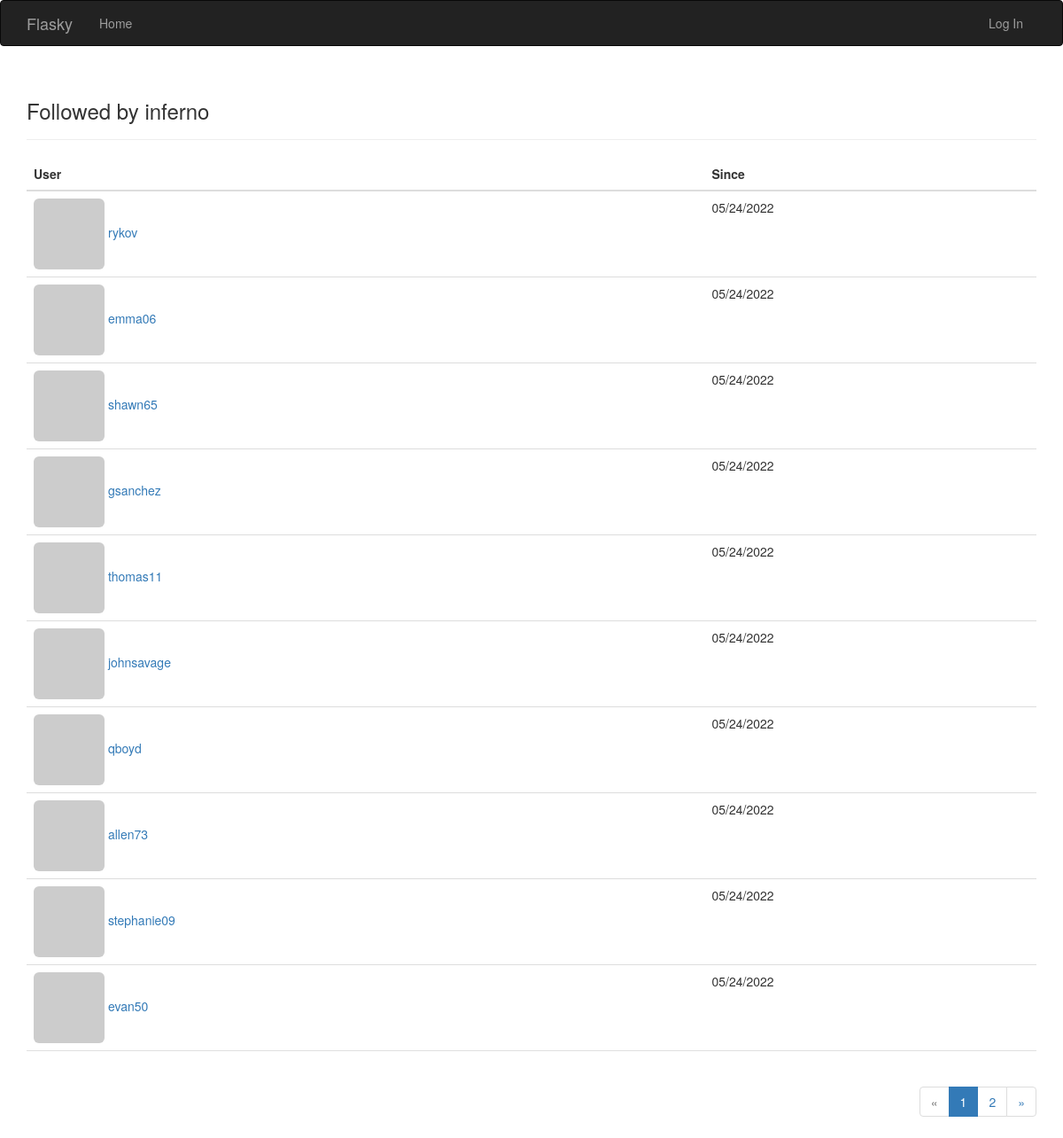
The page /followed_by/inferno on the database its author committed.
### app/models.py (models this page shows, shortened)
class User(UserMixin, db.Model):
    __tablename__ = 'users'
    id = db.Column(db.Integer, primary_key=True)
    email = db.Column(db.String(64), unique=True, index=True)
    username = db.Column(db.String(64), unique=True, index=True)
    password_hash = db.Column(db.String(128))
    role_id = db.Column(db.Integer, db.ForeignKey('roles.id'))
    confirmed = db.Column(db.Boolean, default=False)
    name = db.Column(db.String(64))
    location = db.Column(db.String(64))
    about_me = db.Column(db.Text())
    member_since = db.Column(db.DateTime(), default=datetime.utcnow)
    last_seen = db.Column(db.DateTime(), default=datetime.utcnow)
    avatar_hash = db.Column(db.String(32))
    posts = db.relationship('Post', backref='author', lazy='dynamic')
    followed = db.relationship('Follow',
                               foreign_keys=[Follow.follower_id],
                               backref=db.backref('follower', lazy='joined'),
                               lazy='dynamic',
                               cascade='all, delete-orphan')
    followers = db.relationship('Follow',
                                foreign_keys=[Follow.followed_id],
                                backref=db.backref('followed', lazy='joined'),
                                lazy='dynamic',
                                cascade='all, delete-orphan')
    @property
    def password(self):
        raise AttributeError('password is not a readable attribute')
    def gravatar(self, size=100, default='identicon', rating='g'):
        if request.is_secure:
            url = 'https://secure.gravatar.com/avatar'
        else:
            url = 'http://secure.gravatar.com/avatar'
        hash = hashlib.md5(self.email.lower().encode('utf-8')).hexdigest()
        return f'{url}/{hash}?s={size}&d={default}&r={rating}'

class Follow(db.Model):
    __tablename__ = 'follows'
    follower_id = db.Column(db.Integer, db.ForeignKey('users.id'),
                            primary_key=True)
    followed_id = db.Column(db.Integer, db.ForeignKey('users.id'),
                            primary_key=True)
    timestamp = db.Column(db.DateTime, default=datetime.utcnow)

### app/main/views.py (the view)
@main.route('/followed_by/<username>')
def followed_by(username):
    user = User.query.filter_by(username=username).first()
    if user is None:
        flash('Invalid user.')
        return redirect(url_for('.index'))
    page = request.args.get('page', 1, type=int)
    pagination = user.followed.paginate(
        page, per_page=current_app.config['FLASKY_FOLLOWERS_PER_PAGE'],
        error_out=False)
    follows = [{'user': item.followed, 'timestamp': item.timestamp}
               for item in pagination.items]
    return render_template('followers.html', user=user, title='Followed by',
                           endpoint='.followed_by', pagination=pagination,
                           follows=follows)

### app/auth/views.py (called while the page is built)
@auth.before_app_request
def before_request():
    if current_user.is_authenticated:
        current_user.ping()
        if not current_user.confirmed \
                and request.blueprint != 'auth' \
                and request.endpoint != 'static':
            return redirect(url_for('auth.unconfirmed'))

### app/main/__init__.py (called while the page is built)
@main.app_context_processor
def inject_permissions():
    return dict(Permission=Permission)

### app/models.py (called while the page is built)
    def can(self, permissions):
        return False

### app/templates/followers.html (shortened to what this page needs)
{% extends "base.html" %}
{% import "bootstrap/wtf.html" as wtf %}
{% import "_macros.html" as macros %}
{% block page_content %}
<div class="page-header"><h3>{{ title }} {{ user.username }}</h3></div>
<table class="table table-hover followers">
    <thead><tr><th>User</th><th>Since</th></tr></thead>
 <tr>
{% for follow in follows %}
        <td><a href="{{ url_for('.user', username=follow.user.username) }}"><img class="img-rounded" src="{{ follow.user.gravatar(size=32) }}"> {{ follow['user'].username }}
        </a>
        </td>
        <td>{{ moment(follow.timestamp).format('L') }}</td>
 </tr>
            {% endfor %}
</table>
<div class="pagination">
    {{ macros.pagination_widget(pagination, endpoint, username=user.username) }}
</div>
</div>
{% endblock %}

### app/static/styles.css (style rules this page uses)
div.pagination { width: 100%; text-align: right; padding: 0px; margin: 0px; }
.table.followers tr { border-bottom: 1px solid #e0e0e0; }

### rows shown on the page
User: username "inferno"
User: user.username "rykov"
Follow: timestamp "05/24/2022"
User: user.username "emma06"
Follow: timestamp "05/24/2022"
User: user.username "shawn65"
Follow: timestamp "05/24/2022"
User: user.username "gsanchez"
Follow: timestamp "05/24/2022"
User: user.username "thomas11"
Follow: timestamp "05/24/2022"
User: user.username "johnsavage"
Follow: timestamp "05/24/2022"
User: user.username "qboyd"
Follow: timestamp "05/24/2022"
User: user.username "allen73"
Follow: timestamp "05/24/2022"
User: user.username "stephanie09"
Follow: timestamp "05/24/2022"
User: user.username "evan50"
Follow: timestamp "05/24/2022"

### other values the page prints
{{ title }} "Followed by"
{{ p }} "1"
{{ p }} "2"
